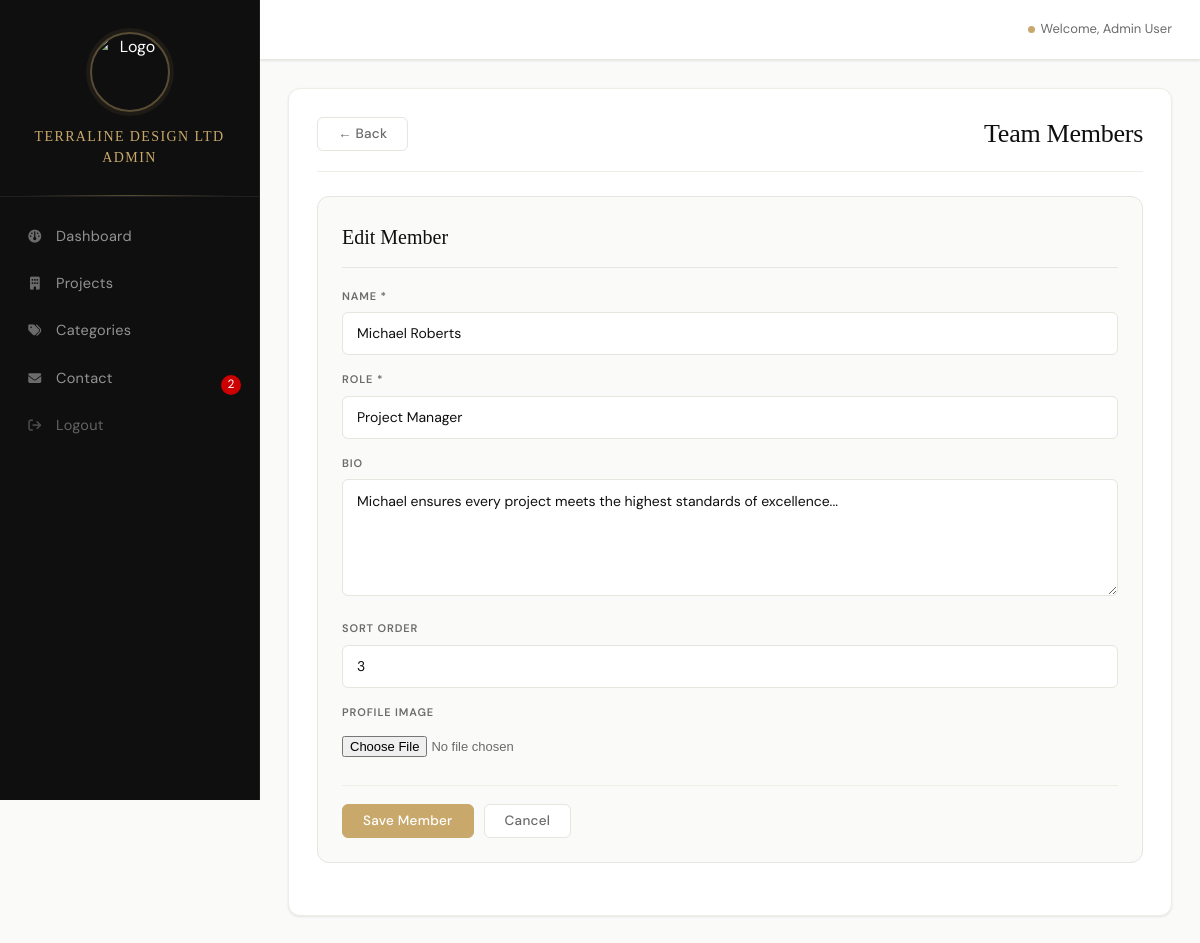
/admin/team.php?edit=3 (signed in), run on the app's committed database.
### tables this page shows
CREATE TABLE `team` (
  `id` int(11) NOT NULL,
  `name` varchar(100) NOT NULL,
  `role` varchar(100) NOT NULL,
  `bio` text DEFAULT NULL,
  `image` varchar(255) DEFAULT NULL,
  `sort_order` int(11) DEFAULT 0,
  `created_at` timestamp NOT NULL DEFAULT current_timestamp()
);

### admin/team.php (the view, shortened to what this page needs)
<?php
$db = Database::getInstance()->getConnection();
$editMember = null;
if (isset($_GET['edit'])) {
    $stmt = $db->prepare("SELECT * FROM team WHERE id = ?");
    $stmt->execute([(int)$_GET['edit']]);
    $editMember = $stmt->fetch();
}
$team = $db->query("SELECT * FROM team ORDER BY sort_order ASC")->fetchAll();
include __DIR__ . '/includes/header.php';
?>
<div class="admin-content">
    <div class="admin-header">
        <a href="/architecture-firm/admin/index.php" class="btn-secondary" style="float:left;margin-right:16px;">&larr; Back</a>
        <h1 style="display:inline-block;">Team Members</h1>
    </div>
    <div class="form-container <?php echo !$editMember ? 'hidden' : ''; ?>" id="addForm">
        <h2><?php echo $editMember ? 'Edit Member' : 'Add New Team Member'; ?></h2>
        <form method="POST" enctype="multipart/form-data">
            <div class="form-group">
                <label for="name">Name *</label>
                <input type="text" id="name" name="name" required
                       value="<?php echo $editMember ? $editMember['name'] : ''; ?>">
            </div>
            <div class="form-group">
                <label for="role">Role *</label>
                <input type="text" id="role" name="role" required
                       value="<?php echo $editMember ? $editMember['role'] : ''; ?>">
            </div>
            <div class="form-group">
                <label for="bio">Bio</label>
                <textarea id="bio" name="bio" rows="4"><?php echo $editMember ? $editMember['bio'] : ''; ?></textarea>
            </div>
            <div class="form-group">
                <label for="sort_order">Sort Order</label>
                <input type="number" id="sort_order" name="sort_order"
                       value="<?php echo $editMember ? $editMember['sort_order'] : '0'; ?>">
            </div>
            <div class="form-group">
                <label for="image">Profile Image</label>
                <input type="file" id="image" name="image" accept="image/*">
            </div>
            <div class="form-actions">
                <button type="submit" class="btn-primary">Save Member</button>
                <a href="team.php" class="btn-secondary">Cancel</a>
            </div>
        </form>
    </div>
</div>
<?php include __DIR__ . '/includes/footer.php'; ?>

### assets/css/admin.css (style rules this page uses)
:root { --ink: #0f0f0f; --ink-soft: #2a2a2a; --ink-muted: #6b6b6b; --ink-faint: #a8a8a8; --gold: #c9a96b; --gold-light: #dfc28e; --gold-pale: #f5ede0; --canvas: #fafaf8; --white: #ffffff; --border: #e8e4de; --border-soft:#f0ece6; --success: #2d6a4f; --success-bg: #d8f3dc; --danger: #9b2226; --danger-bg: #fde8e8; --warning: #7b5e1a; --warning-bg: #fff3cd; --shadow-sm: 0 1px 3px rgba(15,15,15,0.06), 0 1px 2px rgba(15,15,15,0.04); --shadow-md: 0 4px 16px rgba(15,15,15,0.08), 0 2px 6px rgba(15,15,15,0.05); --shadow-lg: 0 12px 40px rgba(15,15,15,0.12), 0 4px 12px rgba(15,15,15,0.07); --radius: 6px; --radius-lg: 12px; --transition: all 0.25s cubic-bezier(0.4, 0, 0.2, 1); --sidebar-w: 260px; --topbar-h: 60px; }
*, *::before, *::after { margin: 0; padding: 0; box-sizing: border-box; }
html { scroll-behavior: smooth; }
body { font-family: 'DM Sans', sans-serif; background: var(--canvas); color: var(--ink); line-height: 1.6; -webkit-font-smoothing: antialiased; -moz-osx-font-smoothing: grayscale; }
.admin-content { background: var(--white); border-radius: var(--radius-lg); padding: 28px; box-shadow: var(--shadow-sm); border: 1px solid var(--border-soft); }
.admin-header { display: flex; justify-content: space-between; align-items: center; margin-bottom: 24px; padding-bottom: 20px; border-bottom: 1px solid var(--border-soft); gap: 12px; flex-wrap: wrap; }
.admin-header h1, .admin-content h1 { font-family: 'Cormorant Garamond', serif; font-size: 26px; font-weight: 500; color: var(--ink); letter-spacing: -0.01em; line-height: 1.2; }
.form-container { background: var(--canvas); border: 1px solid var(--border); border-radius: var(--radius-lg); padding: 24px; margin-bottom: 24px; }
.form-container h2 { font-family: 'Cormorant Garamond', serif; font-size: 20px; font-weight: 500; color: var(--ink); margin-bottom: 20px; padding-bottom: 14px; border-bottom: 1px solid var(--border); }
.form-group { margin-bottom: 16px; }
.form-group label { display: block; font-size: 11px; font-weight: 600; color: var(--ink-muted); text-transform: uppercase; letter-spacing: 0.08em; margin-bottom: 7px; }
.form-group input[type="text"], .form-group input[type="email"], .form-group input[type="number"], .form-group input[type="password"], .form-group input[type="url"], .form-group select, .form-group textarea { width: 100%; padding: 10px 14px; border: 1px solid var(--border); border-radius: var(--radius); font-family: 'DM Sans', sans-serif; font-size: 14px; color: var(--ink); background: var(--white); transition: var(--transition); appearance: none; -webkit-appearance: none; line-height: 1.5; }
.form-group input::placeholder, .form-group textarea::placeholder { color: var(--ink-faint); }
.form-group textarea { resize: vertical; min-height: 110px; line-height: 1.7; }
.form-group input[type="file"] { padding: 8px 0; border: none; background: none; font-size: 13px; color: var(--ink-muted); cursor: pointer; }
.form-actions { display: flex; gap: 10px; margin-top: 20px; padding-top: 18px; border-top: 1px solid var(--border-soft); flex-wrap: wrap; }
.btn-primary, .btn-secondary, .btn-danger { display: inline-flex; align-items: center; justify-content: center; gap: 7px; padding: 9px 20px; border: none; border-radius: var(--radius); font-family: 'DM Sans', sans-serif; font-size: 13.5px; font-weight: 500; cursor: pointer; text-decoration: none; transition: var(--transition); letter-spacing: 0.02em; white-space: nowrap; line-height: 1; -webkit-tap-highlight-color: transparent; }
.btn-primary { background: var(--gold); color: var(--white); border: 1px solid var(--gold); }
.btn-secondary { background: var(--white); color: var(--ink-muted); border: 1px solid var(--border); }

### data on the page
team: name "Michael Roberts", role "Project Manager", bio "Michael ensures every project meets the highest standards of excellence...", sort_order "3"

### other printed values
$unreadCount "2"
$_SESSION['user_name'] "Admin User"
